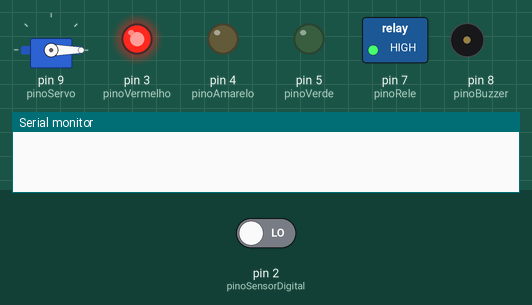
Simulated run of this sketch. Board: Arduino Uno, built with avr-gcc and run on an emulated ATmega328P. Shown: servo, switched loads named in the sketch (green lamp = pin HIGH), output pins drawn as LEDs (lit = HIGH), buzzer (waves = sounding), the last lines printed to the serial monitor. The test bench sets the inputs (shaded band); at power-on: pin 2 (pinoSensorDigital) LOW.

Above: at 1.2 s.
1.3 s: pin 2 (pinoSensorDigital) driven HIGH
At 2.4 s:
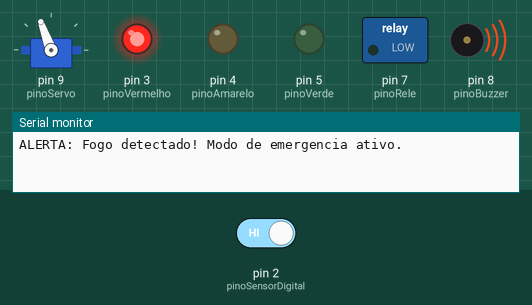
Timing chart, 0 to 4.3 s (numbered marks = the images above; inputs shaded):
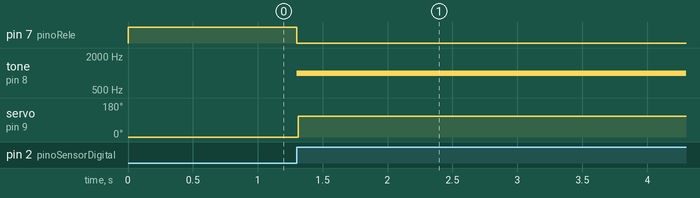

Measured:
- after the input at 1.3 s, pin 3 (pinoVermelho): stays HIGH (without the input it goes to LOW after 1.7 s); pin 4 (pinoAmarelo): stays LOW (without the input it goes to HIGH after 1.7 s); pin 5 (pinoVerde): stays LOW (without the input it goes to HIGH after 3.7 s); pin 7 (pinoRele): HIGH → LOW at once; tone on pin 8 (pinoBuzzer): silent → 1000 Hz at once

The sketch:

armazem_bluetooth.ino
```cpp
/*
 * ARMAZÉM INTELIGENTE - Semáforo + Portão + Alarme de incêndio + Bluetooth
 *
 * Módulo Bluetooth: HC-05 ou HC-06 (Bluetooth Clássico / SPP), 9600 baud.
 *
 * ---------------------------------------------------------------------------
 * PROTOCOLO (texto, 9600 baud)
 *
 * App -> Arduino (1 caractere por comando, quebras de linha são ignoradas):
 *   'A'  modo automático (ciclo do semáforo/portão)
 *   'M'  modo manual (mantém o estado atual)
 *   'R'  semáforo vermelho   (entra em modo manual)
 *   'Y'  semáforo amarelo    (entra em modo manual)
 *   'G'  semáforo verde      (entra em modo manual)
 *   'O'  abre o portão       (entra em modo manual)
 *   'C'  fecha o portão      (entra em modo manual)
 *   'S'  pede o estado atual
 *
 * Arduino -> App (uma linha por mensagem, terminada em '\n'):
 *   S:<modo>,<luz>,<portao>,<fogo>
 *     modo   = A (automático) | M (manual)
 *     luz    = R | Y | G
 *     portao = 0 (fechado) | 1 (aberto)
 *     fogo   = 0 (normal)  | 1 (FOGO DETECTADO)
 *   Exemplo: S:A,R,0,0
 *
 *   A linha é enviada sempre que algo muda e também periodicamente
 *   (a cada 2 s em operação normal, a cada 1 s durante o incêndio).
 *
 * Durante o incêndio os comandos de semáforo/portão são ignorados:
 * a emergência tem prioridade (vermelho, portão aberto, ventilador e buzzer).
 * ---------------------------------------------------------------------------
 */

#include <Servo.h>

// 0 = HC-05 nos pinos 10/11 via SoftwareSerial (padrão; o Monitor Serial USB fica livre para debug)
// 1 = HC-05 nos pinos 0/1 (Serial de hardware). Use se o servo tremer ao enviar dados.
//     Nesse modo é preciso DESCONECTAR o HC-05 para gravar o código na placa.
#define BT_NA_SERIAL_DE_HARDWARE 0

// --- MAPEAMENTO DE PINOS ---
const int pinoSensorDigital = 2; // Sensor de chama (DO)
const int pinoVermelho = 3;      // Semáforo - LED Vermelho
const int pinoAmarelo = 4;       // Semáforo - LED Amarelo
const int pinoVerde = 5;         // Semáforo - LED Verde
const int pinoRele = 7;          // Relé do ventilador (ativo em LOW)
const int pinoBuzzer = 8;        // Buzzer passivo
const int pinoServo = 9;         // Servo motor do portão
const int pinoBtRx = 10;         // Arduino RX  <- TXD do HC-05
const int pinoBtTx = 11;         // Arduino TX  -> RXD do HC-05 (usar divisor de tensão 5V -> 3,3V)

#if BT_NA_SERIAL_DE_HARDWARE
  #define BT Serial
  #define DEBUG(msg)
#else
  #include <SoftwareSerial.h>
  SoftwareSerial bt(pinoBtRx, pinoBtTx);
  #define BT bt
  #define DEBUG(msg) Serial.println(F(msg))
#endif

// --- AJUSTES ---
// Nível do pino DO que significa "fogo". Mantido como no código original (HIGH).
// Muitos módulos de chama enviam LOW ao detectar fogo: se o seu for assim, troque para LOW.
const int NIVEL_FOGO = HIGH;

const int ANGULO_FECHADO = 0;
const int ANGULO_ABERTO = 110;

const unsigned long TEMPO_VERMELHO = 3000;  // Etapa 1: parado / sem operação
const unsigned long TEMPO_AMARELO = 2000;   // Etapa 2: atenção / descarga
const unsigned long TEMPO_VERDE = 4000;     // Etapa 3: liberado / carga
const unsigned long TEMPO_MIN_EMERGENCIA = 3000; // Mantém a emergência após a última detecção
const unsigned long INTERVALO_STATUS = 2000;
const unsigned long INTERVALO_STATUS_FOGO = 1000;

// --- ESTADO ---
Servo meuServo;

bool modoAutomatico = true;
bool emEmergencia = false;

char luzAtual = 'R';        // o que está de fato nos LEDs
bool portaoAberto = false;  // posição real do portão

char luzManual = 'R';       // último estado pedido no modo manual
bool portaoManual = false;

int etapaAuto = 0;                  // 0 = vermelho, 1 = amarelo, 2 = verde
unsigned long inicioEtapa = 0;
unsigned long ultimaDeteccao = 0;
unsigned long ultimoStatus = 0;
bool statusPendente = true;

// ---------------------------------------------------------------------------

void definirLuz(char luz) {
  if (luz == luzAtual) return;
  luzAtual = luz;
  digitalWrite(pinoVermelho, luz == 'R' ? HIGH : LOW);
  digitalWrite(pinoAmarelo, luz == 'Y' ? HIGH : LOW);
  digitalWrite(pinoVerde, luz == 'G' ? HIGH : LOW);
  statusPendente = true;
}

void definirPortao(bool aberto) {
  if (aberto == portaoAberto) return;
  portaoAberto = aberto;
  meuServo.write(aberto ? ANGULO_ABERTO : ANGULO_FECHADO);
  statusPendente = true;
}

void aplicarEtapaAuto() {
  switch (etapaAuto) {
    case 0: definirLuz('R'); definirPortao(false); break; // Caminhão parado
    case 1: definirLuz('Y'); break;                       // Atenção (portão continua fechado)
    case 2: definirLuz('G'); definirPortao(true); break;  // Liberado
  }
}

void reiniciarCicloAuto() {
  etapaAuto = 0;
  inicioEtapa = millis();
  aplicarEtapaAuto();
}

void atualizarCicloAuto() {
  const unsigned long duracoes[3] = {TEMPO_VERMELHO, TEMPO_AMARELO, TEMPO_VERDE};
  if (millis() - inicioEtapa >= duracoes[etapaAuto]) {
    etapaAuto = (etapaAuto + 1) % 3;
    inicioEtapa = millis();
    aplicarEtapaAuto();
  }
}

void entrarModoManual() {
  if (!modoAutomatico) return;
  modoAutomatico = false;
  // Começa o manual a partir do que está acontecendo agora
  if (!emEmergencia) {
    luzManual = luzAtual;
    portaoManual = portaoAberto;
  }
  statusPendente = true;
}

void enviarStatus() {
  BT.print(F("S:"));
  BT.print(modoAutomatico ? 'A' : 'M');
  BT.print(',');
  BT.print(luzAtual);
  BT.print(',');
  BT.print(portaoAberto ? '1' : '0');
  BT.print(',');
  BT.print(emEmergencia ? '1' : '0');
  BT.print('\n');
  ultimoStatus = millis();
  statusPendente = false;
}

void processarComando(char c) {
  switch (c) {
    case 'A':
      if (!modoAutomatico) {
        modoAutomatico = true;
        if (!emEmergencia) reiniciarCicloAuto();
      }
      break;
    case 'M':
      entrarModoManual();
      break;
    case 'R':
    case 'Y':
    case 'G':
      entrarModoManual();
      luzManual = c;
      if (!emEmergencia) definirLuz(c);
      break;
    case 'O':
    case 'C':
      entrarModoManual();
      portaoManual = (c == 'O');
      if (!emEmergencia) definirPortao(portaoManual);
      break;
    case 'S':
      break; // só responde com o estado
    default:
      return; // '\r', '\n' e lixo: ignora sem responder
  }
  statusPendente = true;
}

void iniciarEmergencia() {
  emEmergencia = true;
  digitalWrite(pinoRele, LOW);   // Liga o ventilador
  tone(pinoBuzzer, 1000);        // Alarme
  definirLuz('R');
  definirPortao(true);           // Abre o portão para evacuação
  statusPendente = true;
  DEBUG("ALERTA: Fogo detectado! Modo de emergencia ativo.");
}

void encerrarEmergencia() {
  emEmergencia = false;
  digitalWrite(pinoRele, HIGH);  // Desliga o ventilador
  noTone(pinoBuzzer);
  if (modoAutomatico) {
    reiniciarCicloAuto();
  } else {
    definirLuz(luzManual);
    definirPortao(portaoManual);
  }
  statusPendente = true;
  DEBUG("Fogo extinto. Operacao normal retomada.");
}

// ---------------------------------------------------------------------------

void setup() {
  pinMode(pinoSensorDigital, INPUT);
  pinMode(pinoRele, OUTPUT);
  pinMode(pinoBuzzer, OUTPUT);
  pinMode(pinoVermelho, OUTPUT);
  pinMode(pinoAmarelo, OUTPUT);
  pinMode(pinoVerde, OUTPUT);

  // Estados iniciais seguros
  digitalWrite(pinoRele, HIGH); // Relé desligado
  noTone(pinoBuzzer);
  digitalWrite(pinoVermelho, HIGH);
  digitalWrite(pinoAmarelo, LOW);
  digitalWrite(pinoVerde, LOW);

  meuServo.attach(pinoServo);
  meuServo.write(ANGULO_FECHADO); // Portão fechado

  Serial.begin(9600);
#if !BT_NA_SERIAL_DE_HARDWARE
  bt.begin(9600);
#endif

  reiniciarCicloAuto();
}

void loop() {
  unsigned long agora = millis();

  // 1. Sensor de chama: lido a cada volta, sem delay(), então a reação é imediata
  if (digitalRead(pinoSensorDigital) == NIVEL_FOGO) {
    ultimaDeteccao = agora;
    if (!emEmergencia) iniciarEmergencia();
  } else if (emEmergencia && agora - ultimaDeteccao >= TEMPO_MIN_EMERGENCIA) {
    encerrarEmergencia();
  }

  // 2. Comandos vindos do aplicativo
  while (BT.available() > 0) {
    processarComando((char)BT.read());
  }

  // 3. Ciclo automático do semáforo/portão
  if (!emEmergencia && modoAutomatico) {
    atualizarCicloAuto();
  }

  // 4. Envia o estado para o aplicativo (ao mudar e periodicamente)
  unsigned long intervalo = emEmergencia ? INTERVALO_STATUS_FOGO : INTERVALO_STATUS;
  if (statusPendente || millis() - ultimoStatus >= intervalo) {
    enviarStatus();
  }
}
```
